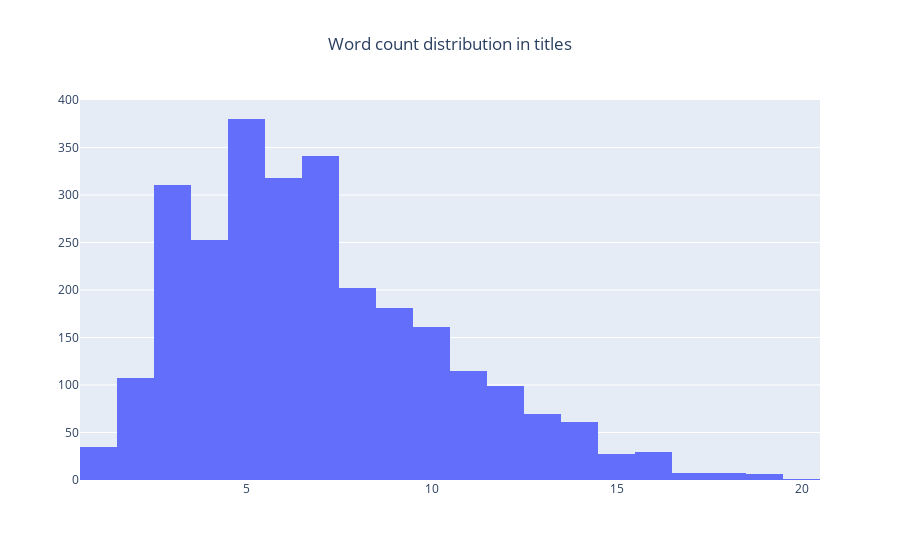

The cell this chart's notebook holds for it:
### Code cell
# Visualizing the distribution of word counts in the titles of the forum
# This call to the word_count_distr_graph function uses the word_counts_titles data,
# which contains the word count for each cleaned title in the dataset.

# The title parameter specifies what the histogram will represent: "Word count distribution in titles".
# This visualization helps to understand the typical length of titles used in the forum,
# providing insights into how succinctly information is typically presented in title form.

# Using the function defined earlier, we create and display a histogram that shows the frequency distribution of word counts in the titles.
word_count_distr_graph(word_counts_titles, 'Word count distribution in titles')

### Figure 1 — Plotly figure (JSON) as saved in the notebook; plotly's stock layout.template omitted (floating-point values rounded to 4 significant figures; data arrays with more than 128 entries replaced by an {"elided": "..."} marker saying what was removed)
{"data": [{"type": "histogram", "x": {"elided": "2711 int values"}}], "layout": {"title": {"text": "Word count distribution in titles", "x": 0.5}}}
